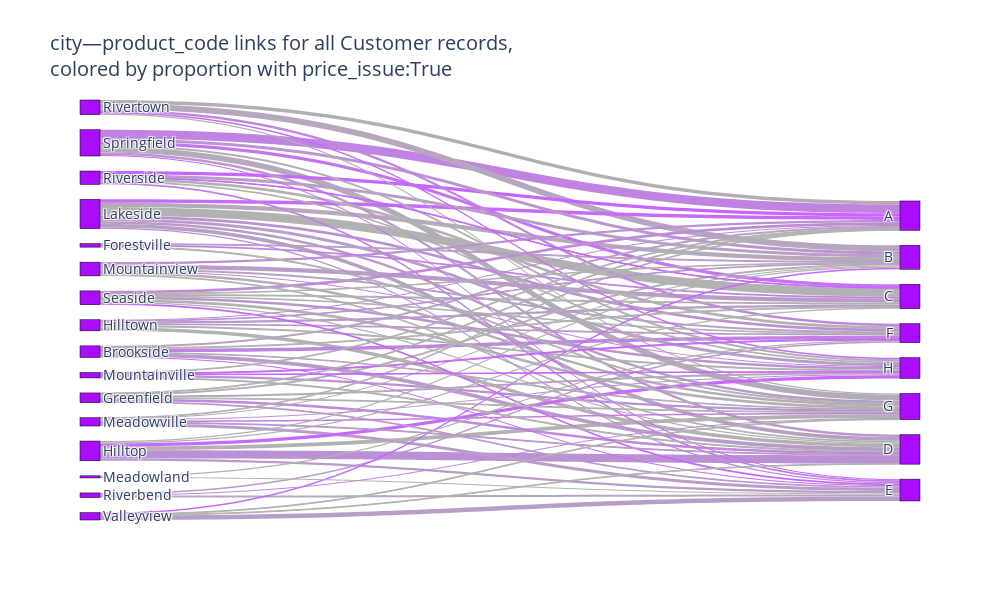

The code cell stored with this chart in its notebook:
### Code cell
# Create example alluvial/flow chart of city-product relationships
flow_chart, flow_chart_df = acd.get_flow_chart_fig(
    selection=[],  # Prefilter the dataset by adding attribute values here
    source_attribute="city",
    target_attribute="product_code",
    highlight_attribute="price_issue:True",
    unit="Customer",
    width=1000,
    height=600,
    scheme=color_schemes["Alphabet"],
)
flow_chart.show()

### Figure 1 — Plotly figure (JSON) as saved in the notebook; plotly's stock layout.template omitted (floating-point values rounded to 4 significant figures; data arrays with more than 128 entries replaced by an {"elided": "..."} marker saying what was removed)
{"data": [{"link": {"color": ["#c083e1", "#b2b2b2", "#bc90d4", "#b6a6be", "#b5aaba", "#b89dc7", "#b99cc8", "#b5a9bb", "#b7a1c3", "#b2b2b2", "#b99bc9", "#b2b2b2", "#c084e0", "#c76cf8", "#b3aeb6", "#c573f1", "#c965ff", "#b99cc8", "#b89fc5", "#c868fc", "#b89fc5", "#b2b2b2", "#bb94d0", "#be8bd9", "#b2b2b2", "#bf87dd", "#bc91d3", "#bb93d1", "#b99aca", "#ba97cd", "#b99aca", "#b4adb7", "#bc90d4", "#bf88dc", "#bc90d4", "#b99bc9", "#b6a6be", "#b6a6be", "#b4acb8", "#b7a3c1", "#b2b2b2", "#b7a2c2", "#c27de7", "#b2b2b2", "#b3afb5", "#bb95cf", "#c965ff", "#b2b2b2", "#c084e0", "#b99bc9", "#b2b2b2", "#c27ee6", "#c86afa", "#ba99cb", "#c965ff", "#be89db", "#b2b2b2", "#b2b2b2", "#b2b2b2", "#b2b2b2", "#bb95cf", "#c083e1", "#b2b2b2", "#bd8cd8", "#c76cf8", "#c965ff", "#b2b2b2", "#bd8cd8", "#b4acb8", "#b2b2b2", "#c965ff", "#b2b2b2", "#b99bc9", "#b2b2b2", "#b2b2b2", "#b2b2b2", "#ba99cb", "#b2b2b2", "#b2b2b2", "#b2b2b2", "#b2b2b2", "#c965ff", "#bc92d2", "#b2b2b2", "#b5a7bd", "#b2b2b2", "#c965ff"], "customdata": {"elided": "87x2 float values"}, "hovertemplate": "city: %{source.label} + product_code: %{target.label} = %{value:.0f}<br>+ price_issue:True  = %{customdata[0]}<br>Proportion = %{customdata[1]:.1%}<extra></extra>", "source": [22, 13, 11, 20, 22, 23, 16, 13, 13, 11, 2, 12, 2, 13, 20, 22, 19, 15, 19, 11, 13, 19, 22, 21, 21, 9, 13, 21, 13, 22, 11, 16, 17, 20, 16, 12, 18, 9, 22, 2, 12, 16, 19, 9, 21, 12, 21, 16, 7, 9, 19, 15, 20, 18, 23, 13, 21, 20, 11, 11, 15, 16, 14, 12, 2, 22, 14, 18, 15, 17, 17, 7, 7, 9, 2, 9, 15, 17, 23, 15, 23, 19, 12, 21, 2, 21, 17], "target": [0, 3, 4, 1, 8, 5, 3, 1, 4, 8, 4, 4, 6, 0, 0, 3, 0, 5, 1, 10, 10, 6, 1, 0, 8, 4, 6, 10, 8, 4, 5, 8, 8, 6, 0, 3, 5, 10, 10, 0, 10, 6, 5, 1, 3, 6, 5, 4, 3, 5, 10, 8, 10, 6, 1, 5, 4, 8, 1, 3, 10, 10, 6, 0, 5, 5, 5, 8, 1, 4, 6, 8, 1, 0, 3, 8, 4, 0, 8, 0, 4, 3, 1, 6, 8, 1, 10], "value": [105, 100, 97, 73, 69, 52, 51, 50, 44, 43, 43, 42, 41, 41, 40, 39, 38, 37, 36, 36, 36, 33, 33, 31, 31, 30, 30, 30, 29, 28, 28, 28, 27, 27, 27, 26, 25, 25, 24, 24, 23, 23, 23, 21, 21, 21, 21, 20, 20, 20, 20, 19, 18, 18, 18, 15, 15, 15, 15, 14, 13, 13, 13, 12, 12, 12, 12, 12, 12, 11, 11, 11, 10, 10, 10, 9, 9, 9, 9, 8, 8, 7, 7, 7, 7, 7, 6]}, "node": {"color": "#AA0DFE", "label": ["A ", "B ", "Brookside", "C ", "D ", "E ", "F ", "Forestville", "G ", "Greenfield", "H ", "Hilltop", "Hilltown", "Lakeside", "Meadowland", "Meadowville", "Mountainview", "Mountainville", "Riverbend", "Riverside", "Rivertown", "Seaside", "Springfield", "Valleyview"], "line": {"color": "black", "width": 0.5}, "pad": 15, "thickness": 20}, "type": "sankey"}], "layout": {"font": {"size": 14}, "height": 600, "title": {"text": "city—product_code links for all Customer records,<br>colored by proportion with price_issue:True"}, "width": 1000}}
